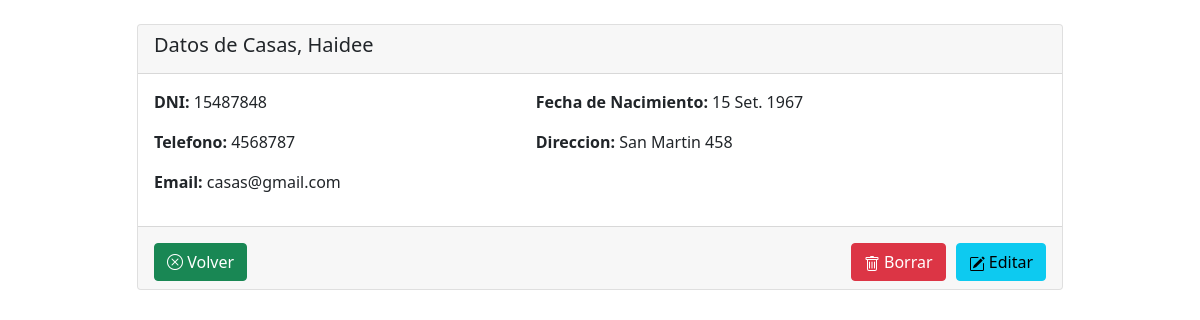
The app's page /show/1 with its own data.
### familiares/models.py (models this page shows)
class Familiar(models.Model):
    nombre = models.CharField("Nombre", max_length=50)
    apellido = models.CharField("Apellido", max_length=50)
    dni = models.IntegerField("DNI", null=True, blank=True)
    fechaNacimiento = models.DateField("Fecha de Nacimiento", auto_now=False, auto_now_add=False, null=True, blank=True)
    telefono = models.CharField("Telefono", max_length=50, null=True, blank=True)
    direccion = models.CharField("Direccion", max_length=50, null=True, blank=True)
    email = models.EmailField("Email", max_length=254, null=True, blank=True)
    def __str__(self):
        return f'{self.apellido}, {self.nombre}'

### familiares/views.py (the view)
# urls.py: path('show/<int:id>', views.show, name="familiares_show"),
def show(request, id=id):
    familiar = get_object_or_404(Familiar, pk=id)
    context = {
        'familiar': familiar
    }
    return render(request, 'familiares_show.html', context)

### familiares/templates/familiares_show.html (shortened to what this page needs)
{% extends 'base.html' %}
{% block content %}
    <div class="row mt-4">
        <div class="col-10 offset-1">
            <div class="card">
                <div class="card-header">
                    <div class="row">
                        <div class="col-10">
                            <h5> Datos de {{familiar}} </h5>
                        </div>
                    </div>
                </div>
                <div class="card-body">
                    <div class="row">
                        <div class="col-5">
                            <p><strong>DNI: </strong> {{familiar.dni}}</p>
                        </div>
                        <div class="col-5">
                            <p><strong>Fecha de Nacimiento: </strong> {{familiar.fechaNacimiento}}</p>
                        </div>
                    </div>
                    <div class="row">
                        <div class="col-5">
                            <p><strong>Telefono: </strong> {{familiar.telefono}}</p>
                        </div>
                        <div class="col-5">
                            <p><strong>Direccion: </strong> {{familiar.direccion}}</p>
                        </div>
                    </div>
                    <div class="row">
                        <div class="col-12">
                            <p><strong>Email: </strong> {{familiar.email}}</p>
                        </div>
                    </div>
                </div>
                <div class="card-footer">
                    <div class="row">
                        <div class="col-12 mt-2">
                            <a href="{% url 'familiares_update' familiar.id %}" class="btn btn-info float-end"> Editar</a>
                            <a href="{% url 'familiares_delete' familiar.id %}" style="margin-right: 10px;" class="btn btn-danger float-end"> Borrar</a>
                            <a href="{% url 'familiares_index' %}" class="btn btn-success float-start"><i class="bi bi-x-circle"></i>
                            Volver</a>
                        </div>
                    </div>
                </div>
            </div>
        </div>
    </div>
{% endblock %}

### records on screen
Familiar: apellido+nombre "Casas, Haidee", dni "15487848", fechaNacimiento "15 Set. 1967", telefono "4568787", direccion "San Martin 458", email "casas@gmail.com"
